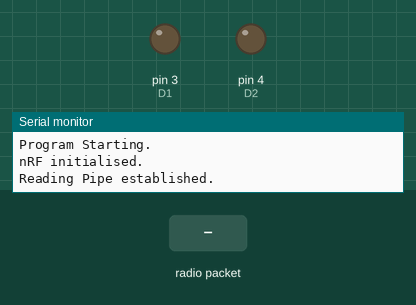
A sketch run on a simulated Arduino Uno, built with avr-gcc and run on an emulated ATmega328P. Shown: output pins drawn as LEDs (lit = HIGH), the last lines printed to the serial monitor. Inputs (shaded band) come from the test bench. No radio packets arrive unless stated.

Above: at 1.2 s.
1.3 s: radio packet "DROGUE" arrives
At 2.5 s:
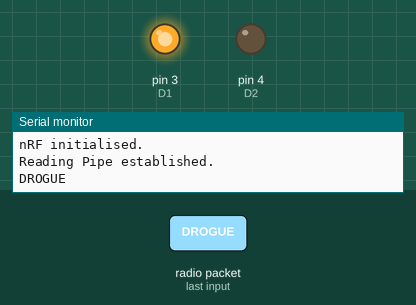
2.8 s: radio packet "MAIN" arrives
At 3.7 s:
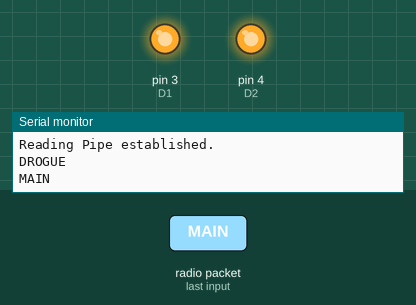
4.3 s: radio packet "OFF" arrives
At 4.9 s:
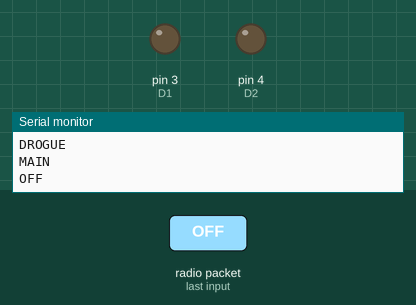
5.8 s: radio packet "MAIN" arrives
At 7.2 s:
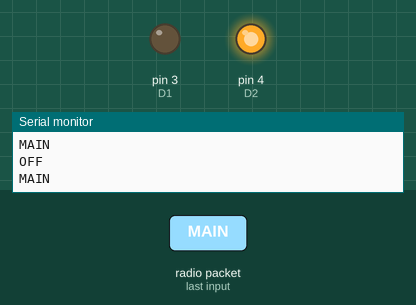
Timing chart, 0 to 8.3 s (numbered marks = the images above; inputs shaded):
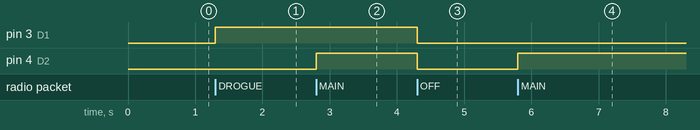

The sketch:

DD_Receiver.ino
```cpp
#include <SPI.h>
#include <RF24.h>
#include <nRF24L01.h>

#define CE_PIN  7
#define CSN_PIN 8
#define D1      3
#define D2      4

RF24 radio(CE_PIN, CSN_PIN);
const byte address[6] = "00000";

void setup()
{
  Serial.begin(9600);
  Serial.println("Program Starting.");

  pinMode(D1, OUTPUT);
  pinMode(D2, OUTPUT);

  radio.begin();
  Serial.println("nRF initialised.");

  radio.openReadingPipe(1, address);
  radio.setPALevel(RF24_PA_LOW);

  Serial.println("Reading Pipe established.");
  radio.startListening();

}

void loop()
{
  if (radio.available())
  {
    char text[32] = "";
    radio.read(text, sizeof(text));
    Serial.println(text);

    if (strcmp(text, "DROGUE") == 0)
    {
      digitalWrite(D1, HIGH);
    }
    else if (strcmp(text, "MAIN") == 0)
    {
      digitalWrite(D2, HIGH);
    }
    else if(strcmp(text, "OFF") == 0)
    {
      digitalWrite(D1, LOW);
      digitalWrite(D2, LOW);
    }
    else
    {
      Serial.println("Invalid Input Provided to Motor System.");
    }

  }
}
```

Measured:
- after the input at 1.3 s, pin 3 (D1): LOW → HIGH at once
- after the input at 2.8 s, pin 4 (D2): LOW → HIGH at once
- after the input at 4.3 s, pin 3 (D1), pin 4 (D2): HIGH → LOW at once
- after the input at 5.8 s, pin 4 (D2): LOW → HIGH at once
